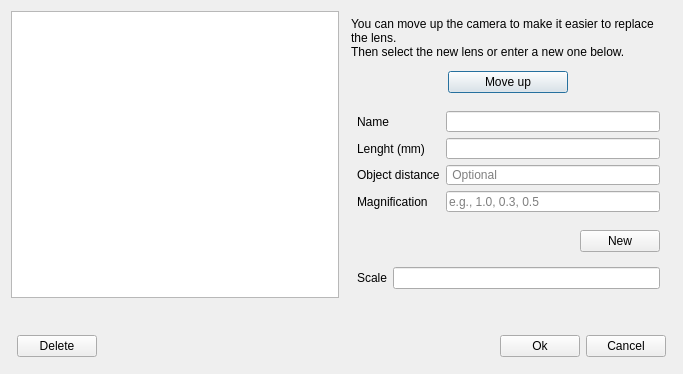
<?xml version="1.0" encoding="UTF-8"?>
<ui version="4.0">
 <class>Dialog</class>
 <widget class="QDialog" name="Dialog">
  <property name="geometry">
   <rect>
    <x>0</x>
    <y>0</y>
    <width>683</width>
    <height>374</height>
   </rect>
  </property>
  <property name="minimumSize">
   <size>
    <width>0</width>
    <height>0</height>
   </size>
  </property>
  <property name="font">
   <font>
    <weight>50</weight>
    <bold>false</bold>
   </font>
  </property>
  <property name="windowTitle">
   <string>ENIMAS: Change the lens</string>
  </property>
  <layout class="QVBoxLayout" name="verticalLayout_2">
   <item>
    <layout class="QVBoxLayout" name="verticalLayout">
     <item>
      <layout class="QHBoxLayout" name="horizontalLayout">
       <item>
        <widget class="QListWidget" name="lens_list">
         <property name="accessibleName">
          <string/>
         </property>
        </widget>
       </item>
       <item>
        <layout class="QVBoxLayout" name="verticalLayout_3" stretch="2,2,1,1,0,1">
         <property name="leftMargin">
          <number>6</number>
         </property>
         <property name="topMargin">
          <number>6</number>
         </property>
         <property name="rightMargin">
          <number>6</number>
         </property>
         <property name="bottomMargin">
          <number>6</number>
         </property>
         <item>
          <widget class="QLabel" name="label_3">
           <property name="text">
            <string>You can move up the camera to make it easier to replace the lens. 
Then select the new lens or enter a new one below.</string>
           </property>
           <property name="wordWrap">
            <bool>true</bool>
           </property>
          </widget>
         </item>
         <item>
          <layout class="QHBoxLayout" name="horizontalLayout_2">
           <property name="leftMargin">
            <number>6</number>
           </property>
           <property name="topMargin">
            <number>6</number>
           </property>
           <property name="rightMargin">
            <number>6</number>
           </property>
           <property name="bottomMargin">
            <number>6</number>
           </property>
           <item>
            <widget class="QPushButton" name="move_up_bttn">
             <property name="maximumSize">
              <size>
               <width>120</width>
               <height>16777215</height>
              </size>
             </property>
             <property name="text">
              <string>Move up</string>
             </property>
            </widget>
           </item>
          </layout>
         </item>
         <item>
          <layout class="QFormLayout" name="formLayout">
           <property name="leftMargin">
            <number>6</number>
           </property>
           <property name="topMargin">
            <number>6</number>
           </property>
           <property name="rightMargin">
            <number>6</number>
           </property>
           <property name="bottomMargin">
            <number>6</number>
           </property>
           <item row="0" column="0">
            <widget class="QLabel" name="label">
             <property name="text">
              <string>Name</string>
             </property>
            </widget>
           </item>
           <item row="0" column="1">
            <widget class="QLineEdit" name="name_edit"/>
           </item>
           <item row="1" column="0">
            <widget class="QLabel" name="label_2">
             <property name="toolTip">
              <string/>
             </property>
             <property name="text">
              <string>Lenght (mm)</string>
             </property>
            </widget>
           </item>
           <item row="1" column="1">
            <widget class="QLineEdit" name="lenght_edit">
             <property name="toolTip">
              <string>Lenght of the lens</string>
             </property>
            </widget>
           </item>
           <item row="2" column="0">
            <widget class="QLabel" name="label_4">
             <property name="text">
              <string>Object distance</string>
             </property>
            </widget>
           </item>
           <item row="2" column="1">
            <widget class="QLineEdit" name="dist_edit">
             <property name="toolTip">
              <string>Optimal distance between the lens and the base plate (if known)</string>
             </property>
             <property name="inputMask">
              <string/>
             </property>
             <property name="text">
              <string/>
             </property>
             <property name="placeholderText">
              <string> Optional</string>
             </property>
            </widget>
           </item>
           <item row="3" column="0">
            <widget class="QLabel" name="magnification">
             <property name="text">
              <string>Magnification</string>
             </property>
            </widget>
           </item>
           <item row="3" column="1">
            <widget class="QLineEdit" name="magnificationLineEdit">
             <property name="toolTip">
              <string/>
             </property>
             <property name="placeholderText">
              <string>e.g., 1.0, 0.3, 0.5</string>
             </property>
            </widget>
           </item>
          </layout>
         </item>
         <item>
          <layout class="QHBoxLayout" name="horizontalLayout_3">
           <property name="leftMargin">
            <number>6</number>
           </property>
           <property name="topMargin">
            <number>6</number>
           </property>
           <property name="rightMargin">
            <number>6</number>
           </property>
           <property name="bottomMargin">
            <number>6</number>
           </property>
           <item>
            <spacer name="horizontalSpacer">
             <property name="orientation">
              <enum>Qt::Horizontal</enum>
             </property>
             <property name="sizeHint" stdset="0">
              <size>
               <width>40</width>
               <height>20</height>
              </size>
             </property>
            </spacer>
           </item>
           <item>
            <widget class="QPushButton" name="new_bttn">
             <property name="maximumSize">
              <size>
               <width>100</width>
               <height>16777215</height>
              </size>
             </property>
             <property name="text">
              <string>New</string>
             </property>
            </widget>
           </item>
          </layout>
         </item>
         <item>
          <layout class="QHBoxLayout" name="horizontalLayout_5">
           <property name="leftMargin">
            <number>6</number>
           </property>
           <property name="topMargin">
            <number>3</number>
           </property>
           <property name="rightMargin">
            <number>6</number>
           </property>
           <property name="bottomMargin">
            <number>3</number>
           </property>
           <item>
            <widget class="QLabel" name="ScaleLabel">
             <property name="sizePolicy">
              <sizepolicy hsizetype="Preferred" vsizetype="Preferred">
               <horstretch>0</horstretch>
               <verstretch>0</verstretch>
              </sizepolicy>
             </property>
             <property name="text">
              <string>Scale</string>
             </property>
            </widget>
           </item>
           <item>
            <widget class="QLineEdit" name="ScaleLineEdit">
             <property name="enabled">
              <bool>true</bool>
             </property>
             <property name="sizePolicy">
              <sizepolicy hsizetype="Expanding" vsizetype="Fixed">
               <horstretch>0</horstretch>
               <verstretch>0</verstretch>
              </sizepolicy>
             </property>
             <property name="minimumSize">
              <size>
               <width>169</width>
               <height>0</height>
              </size>
             </property>
            </widget>
           </item>
          </layout>
         </item>
         <item>
          <spacer name="verticalSpacer">
           <property name="orientation">
            <enum>Qt::Vertical</enum>
           </property>
           <property name="sizeHint" stdset="0">
            <size>
             <width>20</width>
             <height>40</height>
            </size>
           </property>
          </spacer>
         </item>
        </layout>
       </item>
      </layout>
     </item>
     <item>
      <layout class="QHBoxLayout" name="horizontalLayout_6">
       <item>
        <widget class="QStatusBar" name="status_bar">
         <property name="sizePolicy">
          <sizepolicy hsizetype="Expanding" vsizetype="Preferred">
           <horstretch>0</horstretch>
           <verstretch>0</verstretch>
          </sizepolicy>
         </property>
         <property name="sizeGripEnabled">
          <bool>false</bool>
         </property>
        </widget>
       </item>
      </layout>
     </item>
     <item>
      <layout class="QHBoxLayout" name="horizontalLayout_4">
       <property name="leftMargin">
        <number>6</number>
       </property>
       <property name="topMargin">
        <number>6</number>
       </property>
       <property name="rightMargin">
        <number>6</number>
       </property>
       <property name="bottomMargin">
        <number>6</number>
       </property>
       <item>
        <widget class="QPushButton" name="delete_bttn">
         <property name="text">
          <string>Delete</string>
         </property>
        </widget>
       </item>
       <item>
        <spacer name="horizontalSpacer_2">
         <property name="orientation">
          <enum>Qt::Horizontal</enum>
         </property>
         <property name="sizeHint" stdset="0">
          <size>
           <width>40</width>
           <height>20</height>
          </size>
         </property>
        </spacer>
       </item>
       <item>
        <widget class="QPushButton" name="ok_bttn">
         <property name="text">
          <string>Ok</string>
         </property>
        </widget>
       </item>
       <item>
        <widget class="QPushButton" name="cancel_bttn">
         <property name="text">
          <string>Cancel</string>
         </property>
        </widget>
       </item>
      </layout>
     </item>
    </layout>
   </item>
  </layout>
 </widget>
 <tabstops>
  <tabstop>move_up_bttn</tabstop>
  <tabstop>name_edit</tabstop>
  <tabstop>lenght_edit</tabstop>
  <tabstop>dist_edit</tabstop>
  <tabstop>new_bttn</tabstop>
  <tabstop>ok_bttn</tabstop>
  <tabstop>cancel_bttn</tabstop>
  <tabstop>lens_list</tabstop>
  <tabstop>delete_bttn</tabstop>
 </tabstops>
 <resources/>
 <connections/>
</ui>
